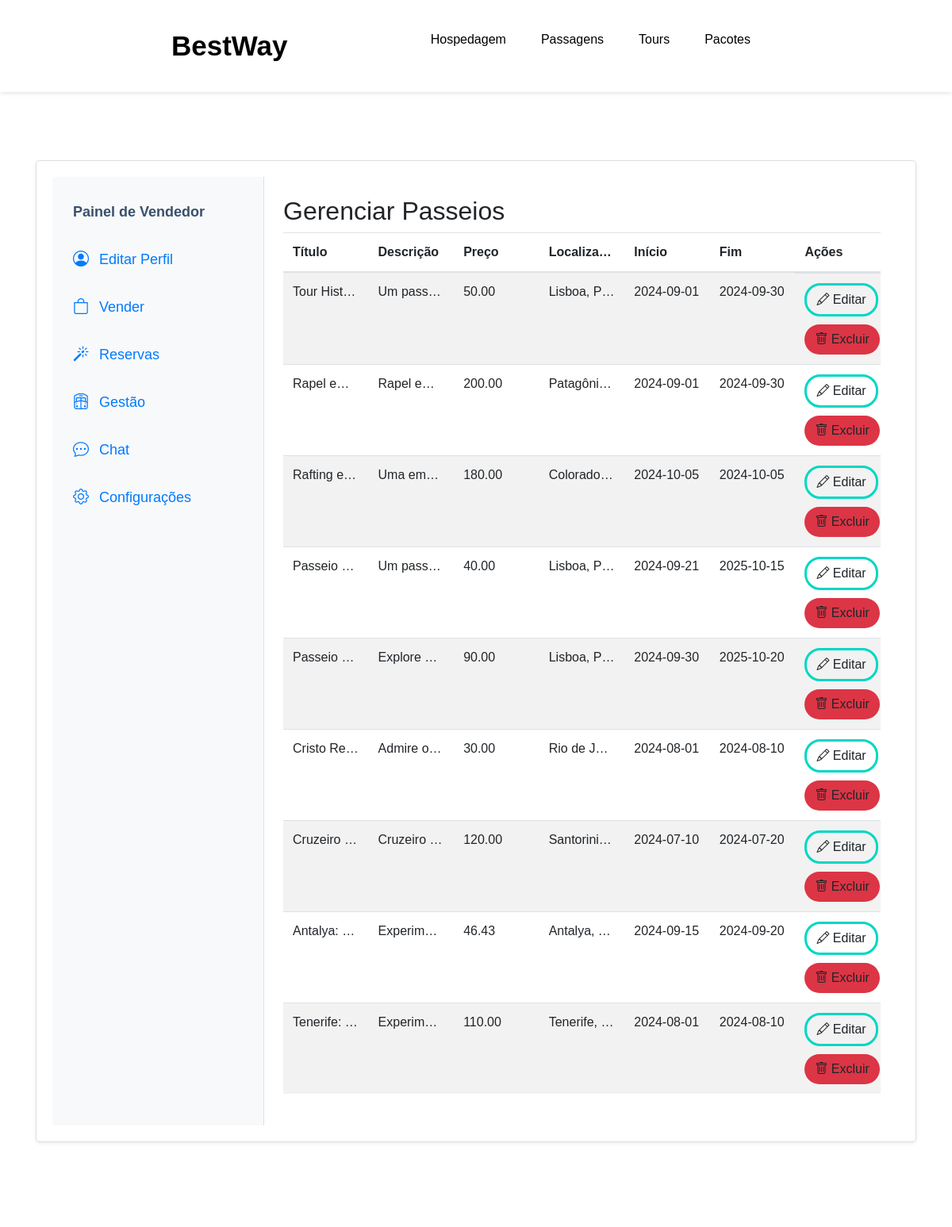
Before: /public/vendedor/gestao_tours.php (signed in, upper part) with the older database file.
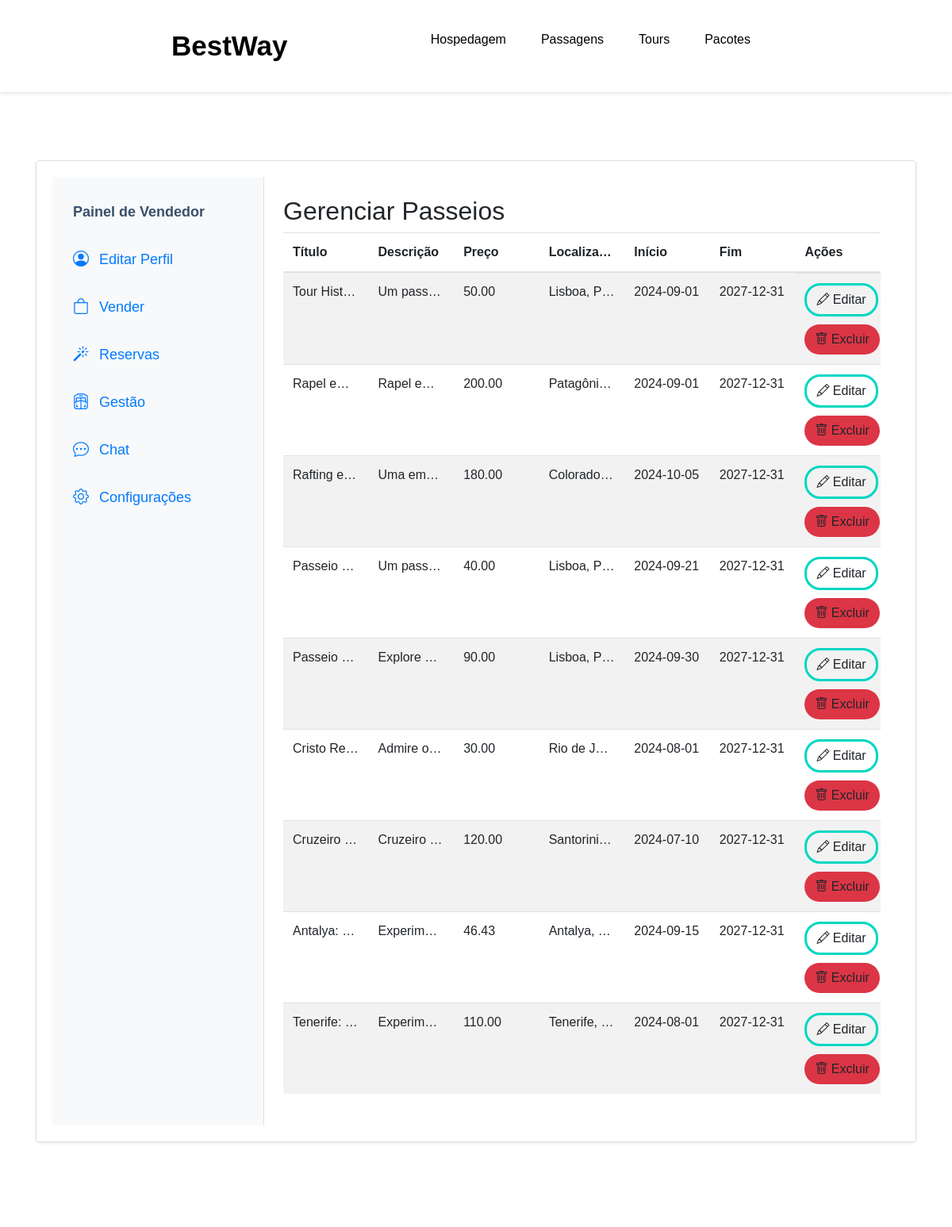
After: the same page with the newer database file.
### tables this page shows
CREATE TABLE `t_artigo` (
  `id` int(11) NOT NULL,
  `id_user` int(11) NOT NULL,
  `cat` int(11) NOT NULL,
  `subcat` int(11) NOT NULL,
  `titulo` varchar(50) NOT NULL,
  `descricao` varchar(255) NOT NULL,
  `preco` decimal(10,2) NOT NULL,
  `localizacao` varchar(150) DEFAULT NULL,
  `data_inicio` date NOT NULL,
  `data_fim` date NOT NULL,
  `estado` int(11) NOT NULL,
  `foto1` varchar(50) NOT NULL,
  `foto2` varchar(50) DEFAULT NULL,
  `foto3` varchar(50) DEFAULT NULL,
  `vendido` int(11) NOT NULL DEFAULT 0,
  `vagas` int(11) DEFAULT NULL
);

### public/vendedor/gestao_tours.php (the view, shortened to what the changed rows need)
<?php
include '../../config/liga_bd.php';
$id_user_logado = $_SESSION['id'];
$sql = "SELECT id, titulo, descricao, preco, localizacao, data_inicio, data_fim, vagas, foto1, foto2, foto3
        FROM t_artigo
        WHERE id_user = ?";
$stmt = $ligacao->prepare($sql);
$stmt->bind_param("i", $id_user_logado);
$stmt->execute();
$result = $stmt->get_result();
?>
<!DOCTYPE html>
<html lang="pt-br">
<head>
    <link rel="stylesheet" href="../../assets/css/styleperfil.css">
    <link rel="stylesheet" href="../../assets/css/style.css">
    <link href="https://cdn.jsdelivr.net/npm/bootstrap-icons/font/bootstrap-icons.css" rel="stylesheet">
    <link href="https://cdn.jsdelivr.net/npm/bootstrap@4.5.0/dist/css/bootstrap.min.css" rel="stylesheet">
</head>
<br><br><br>
<body>
    <div class="container light-style flex-grow-1 container-p-y">
        <div class="card shadow-sm rounded-lg">
            <div class="row no-gutters">
            <div class="col-md-9">
                    <div class="tab-content p-4">
                <h2>Gerenciar Passeios</h2>
                <div class="table-responsive">
                    <table class="table table-striped">
                        <thead>
                            <tr>
                                <th>Título</th>
                                <th>Descrição</th>
                                <th>Preço</th>
                                <th>Localização</th>
                                <th>Início</th>
                                <th>Fim</th>
                                <th>Ações</th>
                            </tr>
                        </thead>
                        <tbody>
                            <?php while ($row = $result->fetch_assoc()): ?>
                                <tr>
                                    <td><?php echo htmlspecialchars($row['titulo']); ?></td>
                                    <td><?php echo htmlspecialchars($row['descricao']); ?></td>
                                    <td><?php echo htmlspecialchars($row['preco']); ?></td>
                                    <td><?php echo htmlspecialchars($row['localizacao']); ?></td>
                                    <td><?php echo htmlspecialchars($row['data_inicio']); ?></td>
                                    <td><?php echo htmlspecialchars($row['data_fim']); ?></td>
                                    <td class="action-btns">
                                        <button type="button" class="btn btn-edit" data-toggle="modal" data-target="#editModal" data-reserva-id="<?php echo $row['id']; ?>" data-titulo="<?php echo htmlspecialchars($row['titulo']); ?>" data-descricao="<?php echo htmlspecialchars($row['descricao']); ?>" data-preco="<?php echo htmlspecialchars($row['preco']); ?>" data-localizacao="<?php echo htmlspecialchars($row['localizacao']); ?>" data-data_inicio="<?php echo htmlspecialchars($row['data_inicio']); ?>" data-data_fim="<?php echo htmlspecialchars($row['data_fim']); ?>" data-vagas="<?php echo htmlspecialchars($row['vagas'] ?? ''); ?>">
                                            <i class="bi bi-pencil"></i> Editar
                                        </button>
                                        <button type="button" class="btn btn-delete" data-toggle="modal" data-target="#confirmDeleteModal" data-reserva-id="<?php echo $row['id']; ?>">
                                            <i class="bi bi-trash"></i> Excluir
                                        </button>
                                    </td>
                                </tr>
                            <?php endwhile; ?>
                        </tbody>
                    </table>
                </div>
            </div>
        </div>
    </div>
        </div>
    </div>
    <br><br><br><br>
</body>
</html>

Changed rows visible on the page:
changed t_artigo "Tour Hist…": data_fim "2024-09-30" → "2027-12-31"
changed t_artigo "Rapel e…": data_fim "2024-09-30" → "2027-12-31"
changed t_artigo "Rafting e…": data_fim "2024-10-05" → "2027-12-31"
changed t_artigo (number 4 of 9 on the later page): data_fim "2025-10-15" → "2027-12-31"
changed t_artigo "Explore a…": data_fim "2025-10-20" → "2027-12-31"
changed t_artigo "Cristo Re…": data_fim "2024-08-10" → "2027-12-31"
changed t_artigo "Cruzeiro…": data_fim "2024-07-20" → "2027-12-31"
changed t_artigo "Antalya:…": data_fim "2024-09-20" → "2027-12-31"
changed t_artigo "Tenerife:…": data_fim "2024-08-10" → "2027-12-31"
